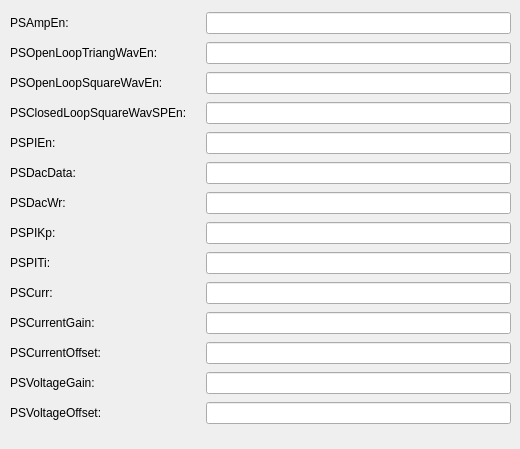
     <widget class="QWidget" name="tab_3">
      <attribute name="title">
       <string>C0</string>
      </attribute>
      <widget class="QWidget" name="gridLayoutWidget_2">
       <property name="geometry">
        <rect>
         <x>10</x>
         <y>10</y>
         <width>501</width>
         <height>430</height>
        </rect>
       </property>
       <layout class="QGridLayout" name="gridLayout_2">
        <item row="20" column="0">
         <widget class="QLabel" name="label_27">
          <property name="text">
           <string>PSDacWr:</string>
          </property>
         </widget>
        </item>
        <item row="24" column="0">
         <widget class="QLabel" name="label_221">
          <property name="text">
           <string>PSCurrentGain:</string>
          </property>
         </widget>
        </item>
        <item row="23" column="0">
         <widget class="QLabel" name="label_18">
          <property name="text">
           <string>PSCurr:</string>
          </property>
         </widget>
        </item>
        <item row="14" column="1">
         <widget class="PyDMLabel" name="PyDMLabel_15">
          <property name="toolTip">
           <string/>
          </property>
          <property name="channel" stdset="0">
           <string>SI-22:DI-FOFBCtrl:PSAmpEnCH0-Sts</string>
          </property>
         </widget>
        </item>
        <item row="22" column="1">
         <widget class="PyDMLabel" name="PyDMLabel_17">
          <property name="toolTip">
           <string/>
          </property>
          <property name="channel" stdset="0">
           <string>SI-22:DI-FOFBCtrl:PSPITiCH0-RB</string>
          </property>
         </widget>
        </item>
        <item row="15" column="1">
         <widget class="PyDMLabel" name="PyDMLabel_28">
          <property name="toolTip">
           <string/>
          </property>
          <property name="channel" stdset="0">
           <string>SI-22:DI-FOFBCtrl:PSOpenLoopTriangWavEnCH0-Sts</string>
          </property>
         </widget>
        </item>
        <item row="21" column="0">
         <widget class="QLabel" name="label_23">
          <property name="text">
           <string>PSPIKp:</string>
          </property>
         </widget>
        </item>
        <item row="15" column="2">
         <widget class="PyDMLineEdit" name="PyDMLineEdit_10">
          <property name="toolTip">
           <string/>
          </property>
          <property name="channel" stdset="0">
           <string>SI-22:DI-FOFBCtrl:PSOpenLoopTriangWavEnCH0-Sel</string>
          </property>
         </widget>
        </item>
        <item row="25" column="0">
         <widget class="QLabel" name="label_222">
          <property name="text">
           <string>PSCurrentOffset:</string>
          </property>
         </widget>
        </item>
        <item row="20" column="1">
         <widget class="PyDMLabel" name="PyDMLabel_19">
          <property name="toolTip">
           <string/>
          </property>
          <property name="channel" stdset="0">
           <string>SI-22:DI-FOFBCtrl:PSDacWrCH0-RB</string>
          </property>
         </widget>
        </item>
        <item row="22" column="2">
         <widget class="PyDMLineEdit" name="PyDMLineEdit_20">
          <property name="toolTip">
           <string/>
          </property>
          <property name="channel" stdset="0">
           <string>SI-22:DI-FOFBCtrl:PSPITiCH0-SP</string>
          </property>
         </widget>
        </item>
        <item row="15" column="0">
         <widget class="QLabel" name="label_16">
          <property name="text">
           <string>PSOpenLoopTriangWavEn:</string>
          </property>
         </widget>
        </item>
        <item row="21" column="2">
         <widget class="PyDMLineEdit" name="PyDMLineEdit_21">
          <property name="toolTip">
           <string/>
          </property>
          <property name="channel" stdset="0">
           <string>SI-22:DI-FOFBCtrl:PSPIKpCH0-SP</string>
          </property>
         </widget>
        </item>
        <item row="23" column="1">
         <widget class="PyDMLabel" name="PyDMLabel_16">
          <property name="toolTip">
           <string/>
          </property>
          <property name="channel" stdset="0">
           <string>SI-22:DI-FOFBCtrl:PSCurrCH0-Mon</string>
          </property>
         </widget>
        </item>
        <item row="19" column="0">
         <widget class="QLabel" name="label_26">
          <property name="text">
           <string>PSDacData:</string>
          </property>
         </widget>
        </item>
        <item row="16" column="1">
         <widget class="PyDMLabel" name="PyDMLabel_23">
          <property name="toolTip">
           <string/>
          </property>
          <property name="channel" stdset="0">
           <string>SI-22:DI-FOFBCtrl:PSOpenLoopSquareWavEnCH0-Sts</string>
          </property>
         </widget>
        </item>
        <item row="19" column="1">
         <widget class="PyDMLabel" name="PyDMLabel_20">
          <property name="toolTip">
           <string/>
          </property>
          <property name="channel" stdset="0">
           <string>SI-22:DI-FOFBCtrl:PSDacDataCH0-RB</string>
          </property>
         </widget>
        </item>
        <item row="18" column="0">
         <widget class="QLabel" name="label_25">
          <property name="text">
           <string>PSPIEn:</string>
          </property>
         </widget>
        </item>
        <item row="26" column="0">
         <widget class="QLabel" name="label_223">
          <property name="text">
           <string>PSVoltageGain:</string>
          </property>
         </widget>
        </item>
        <item row="22" column="0">
         <widget class="QLabel" name="label_22">
          <property name="text">
           <string>PSPITi:</string>
          </property>
         </widget>
        </item>
        <item row="16" column="0">
         <widget class="QLabel" name="label_17">
          <property name="text">
           <string>PSOpenLoopSquareWavEn:</string>
          </property>
         </widget>
        </item>
        <item row="18" column="2">
         <widget class="PyDMLineEdit" name="PyDMLineEdit_7">
          <property name="toolTip">
           <string/>
          </property>
          <property name="channel" stdset="0">
           <string>SI-22:DI-FOFBCtrl:PSPIEnCH0-Sel</string>
          </property>
         </widget>
        </item>
        <item row="20" column="2">
         <widget class="PyDMLineEdit" name="PyDMLineEdit_22">
          <property name="toolTip">
           <string/>
          </property>
          <property name="channel" stdset="0">
           <string>SI-22:DI-FOFBCtrl:PSDacWrCH0-SP</string>
          </property>
         </widget>
        </item>
        <item row="18" column="1">
         <widget class="PyDMLabel" name="PyDMLabel_21">
          <property name="toolTip">
           <string/>
          </property>
          <property name="channel" stdset="0">
           <string>SI-22:DI-FOFBCtrl:PSPIEnCH0-Sts</string>
          </property>
         </widget>
        </item>
        <item row="17" column="2">
         <widget class="PyDMLineEdit" name="PyDMLineEdit_8">
          <property name="toolTip">
           <string/>
          </property>
          <property name="channel" stdset="0">
           <string>SI-22:DI-FOFBCtrl:PSClosedLoopSquareWavSPEnCH0-Sel</string>
          </property>
         </widget>
        </item>
        <item row="23" column="2">
         <widget class="PyDMLineEdit" name="PyDMLineEdit_19">
          <property name="toolTip">
           <string/>
          </property>
          <property name="channel" stdset="0">
           <string>SI-22:DI-FOFBCtrl:PSCurrCH0-SP</string>
          </property>
         </widget>
        </item>
        <item row="21" column="1">
         <widget class="PyDMLabel" name="PyDMLabel_18">
          <property name="toolTip">
           <string/>
          </property>
          <property name="channel" stdset="0">
           <string>SI-22:DI-FOFBCtrl:PSPIKpCH0-RB</string>
          </property>
         </widget>
        </item>
        <item row="17" column="0">
         <widget class="QLabel" name="label_24">
          <property name="text">
           <string>PSClosedLoopSquareWavSPEn:</string>
          </property>
         </widget>
        </item>
        <item row="14" column="0">
         <widget class="QLabel" name="label_15">
          <property name="text">
           <string>PSAmpEn:</string>
          </property>
         </widget>
        </item>
        <item row="19" column="2">
         <widget class="PyDMLineEdit" name="PyDMLineEdit_6">
          <property name="toolTip">
           <string/>
          </property>
          <property name="channel" stdset="0">
           <string>SI-22:DI-FOFBCtrl:PSDacDataCH0-SP</string>
          </property>
         </widget>
        </item>
        <item row="14" column="2">
         <widget class="PyDMLineEdit" name="PyDMLineEdit_11">
          <property name="toolTip">
           <string/>
          </property>
          <property name="channel" stdset="0">
           <string>SI-22:DI-FOFBCtrl:PSAmpEnCH0-Sel</string>
          </property>
         </widget>
        </item>
        <item row="16" column="2">
         <widget class="PyDMLineEdit" name="PyDMLineEdit_9">
          <property name="toolTip">
           <string/>
          </property>
          <property name="channel" stdset="0">
           <string>SI-22:DI-FOFBCtrl:PSOpenLoopSquareWavEnCH0-Sel</string>
          </property>
         </widget>
        </item>
        <item row="17" column="1">
         <widget class="PyDMLabel" name="PyDMLabel_22">
          <property name="toolTip">
           <string/>
          </property>
          <property name="channel" stdset="0">
           <string>SI-22:DI-FOFBCtrl:PSClosedLoopSquareWavSPEnCH0-Sts</string>
          </property>
         </widget>
        </item>
        <item row="27" column="0">
         <widget class="QLabel" name="label_224">
          <property name="text">
           <string>PSVoltageOffset:</string>
          </property>
         </widget>
        </item>
        <item row="24" column="1">
         <widget class="PyDMLabel" name="PyDMLabel_11">
          <property name="toolTip">
           <string/>
          </property>
          <property name="channel" stdset="0">
           <string>SI-22:DI-FOFBCtrl:PSGainWavCH0-SP</string>
          </property>
         </widget>
        </item>
        <item row="25" column="1">
         <widget class="PyDMLabel" name="PyDMLabel_12">
          <property name="toolTip">
           <string/>
          </property>
          <property name="channel" stdset="0">
           <string>SI-22:DI-FOFBCtrl:PSOffsetWavCH0-SP</string>
          </property>
         </widget>
        </item>
        <item row="26" column="1">
         <widget class="PyDMLabel" name="PyDMLabel_13">
          <property name="toolTip">
           <string/>
          </property>
          <property name="channel" stdset="0">
           <string>SI-22:DI-FOFBCtrl:PSGainWavCH12-SP</string>
          </property>
         </widget>
        </item>
        <item row="27" column="1">
         <widget class="PyDMLabel" name="PyDMLabel_14">
          <property name="toolTip">
           <string/>
          </property>
          <property name="channel" stdset="0">
           <string>SI-22:DI-FOFBCtrl:PSOffsetWavCH12-SP</string>
          </property>
         </widget>
        </item>
        <item row="24" column="2">
         <widget class="PyDMLineEdit" name="PyDMLineEdit_116">
          <property name="toolTip">
           <string/>
          </property>
          <property name="channel" stdset="0">
           <string>SI-22:DI-FOFBCtrl:PSGainWavCH0-SP</string>
          </property>
         </widget>
        </item>
        <item row="25" column="2">
         <widget class="PyDMLineEdit" name="PyDMLineEdit_117">
          <property name="toolTip">
           <string/>
          </property>
          <property name="channel" stdset="0">
           <string>SI-22:DI-FOFBCtrl:PSOffsetWavCH0-SP</string>
          </property>
         </widget>
        </item>
        <item row="26" column="2">
         <widget class="PyDMLineEdit" name="PyDMLineEdit_118">
          <property name="toolTip">
           <string/>
          </property>
          <property name="channel" stdset="0">
           <string>SI-22:DI-FOFBCtrl:PSGainWavCH12-SP</string>
          </property>
         </widget>
        </item>
        <item row="27" column="2">
         <widget class="PyDMLineEdit" name="PyDMLineEdit_119">
          <property name="toolTip">
           <string/>
          </property>
          <property name="channel" stdset="0">
           <string>SI-22:DI-FOFBCtrl:PSOffsetWavCH12-SP</string>
          </property>
         </widget>
        </item>
       </layout>
      </widget>
     </widget>
